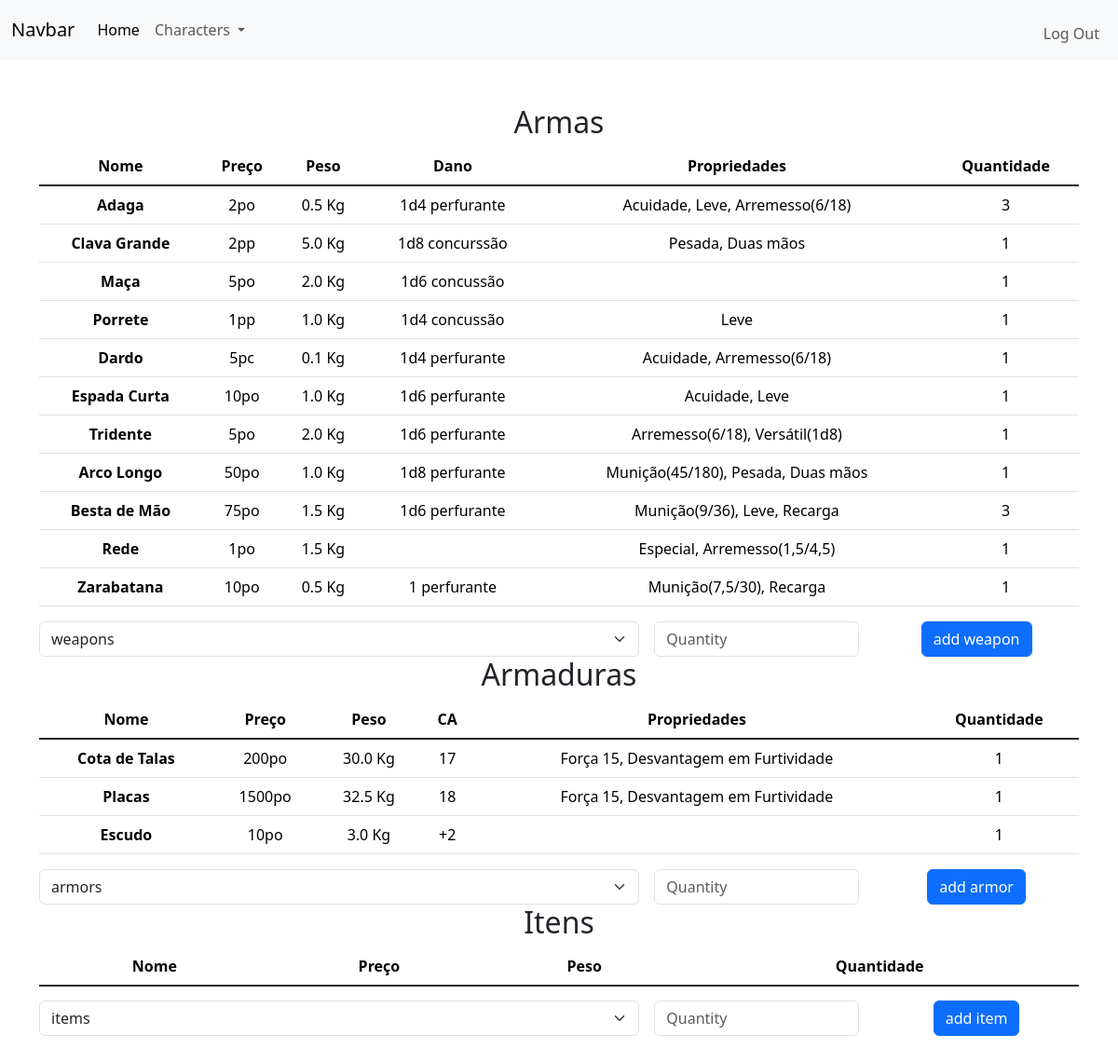
/inventory?char_id=1 (signed in), run on the app's committed database.
### tables this page shows
CREATE TABLE items
(
    id INTEGER PRIMARY KEY AUTOINCREMENT NOT NULL,
    type TEXT NOT NULL,
    category TEXT,
    name TEXT NOT NULL,
    price TEXT,
    weight REAL,
    damage TEXT,
    armor_class TEXT,
    description TEXT
);

### app.py (the view, shortened to what this page needs)
@app.route("/inventory", methods=["GET","POST"])
@login_required
def inventory():
    if "char_id" in request.args:
        char_id = request.args["char_id"]
    else:
        return redirect("/")
    if len(db.execute("SELECT * FROM characters WHERE user_id = ? AND id = ?", session["user_id"], char_id)) != 1:
        return redirect("/")
    charWeapons = []
    charArmors = []
    charItems = []
    inventory = db.execute("SELECT * FROM inventory WHERE char_id = ?", char_id)
    for row in inventory:
        item = db.execute("SELECT * FROM items WHERE id = ?", row["item_id"])[0]
        item.update({"quantity": row["quantity"]})
        if item["type"] == "weapon":
            charWeapons.append(item)
        elif item["type"] == "armor":
            charArmors.append(item)
        else:
            charItems.append(item)
    return render_template("inventory.html", charWeapons=charWeapons, charArmors=charArmors, charItems=charItems, items=db.execute("SELECT * FROM items"))

### app.py (called while the page is built)
@app.after_request
def after_request(response):
    response.headers["Cache-Control"] = "no-cache, no-store, must-revalidate"
    response.headers["Expires"] = 0
    response.headers["Pragma"] = "no-cache"
    return response

### functions.py (called while the page is built)
def login_required(f):
    @wraps(f)
    def decorated_function(*args, **kwargs):
        if session.get("user_id") is None:
            return redirect("/login")
        return f(*args, **kwargs)
    return decorated_function

### templates/inventory.html (shortened to what this page needs)
{% extends "layout.html" %}
{% block main %}
    <table class="table">
        <h2>Armas</h2>
        <thead>
            <tr>
                <th scope="col">Nome</th>
                <th scope="col">Preço</th>
                <th scope="col">Peso</th>
                <th scope="col">Dano</th>
                <th scope="col">Propriedades</th>
                <th scope="col">Quantidade</th>
            </tr>
        </thead>
        <tbody class="table-group-divider">
            {% for weapon in charWeapons %}
                <tr>
                    <th scope="row">{{weapon.name}}</th>
                    <td>{{weapon.price}}</td>
                    <td>{{weapon.weight}} Kg</td>
                    <td>{{weapon.damage}}</td>
                    <td>{{weapon.description}}</td>
                    <td>{{weapon.quantity}}</td>
                </tr>
            {% endfor %}
        </tbody>
    </table>
    <form action="#" method="POST">
        <div class="row g-3">
            <div class="col-sm-7">
                <select name="item_id" class="form-select" aria-label="Default select example">
                    <option selected value="0">weapons</option>
                </select>
            </div>
            <div class="col-sm">
                <input type="number" class="form-control" name="quantity" placeholder="Quantity" aria-label="State">
            </div>
            <div class="col-sm">
                <button type="submit" class="btn btn-primary">add weapon</button>
            </div>
        </div>
    </form>
    <table class="table">
        <h2>Armaduras</h2>
        <thead>
            <tr>
                <th scope="col">Nome</th>
                <th scope="col">Preço</th>
                <th scope="col">Peso</th>
                <th scope="col">CA</th>
                <th scope="col">Propriedades</th>
                <th scope="col">Quantidade</th>
            </tr>
        </thead>
        <tbody class="table-group-divider">
            {% for armor in charArmors %}
                <tr>
                    <th scope="row">{{armor.name}}</th>
                    <td>{{armor.price}}</td>
                    <td>{{armor.weight}} Kg</td>
                    <td>{{armor.armor_class}}</td>
                    <td>{{armor.description}}</td>
                    <td>{{armor.quantity}}</td>
                </tr>
            {% endfor %}
        </tbody>
    </table>
    <form action="#" method="POST">
        <div class="row g-3">
            <div class="col-sm-7">
                <select name="item_id" class="form-select" aria-label="Default select example">
                    <option selected value="0">armors</option>
                </select>
            </div>
            <div class="col-sm">
                <input type="number" class="form-control" name="quantity" placeholder="Quantity" aria-label="State">
            </div>
            <div class="col-sm">
                <button type="submit" class="btn btn-primary">add armor</button>
            </div>
        </div>
    </form>
    <table class="table">
        <h2>Itens</h2>
        <thead>
            <tr>
                <th scope="col">Nome</th>
                <th scope="col">Preço</th>
                <th scope="col">Peso</th>
                <th scope="col">Quantidade</th>
            </tr>
        </thead>
    </table>
    <form action="#" method="POST">
        <div class="row g-3">
            <div class="col-sm-7">
                <select name="item_id" class="form-select" aria-label="Default select example">
                    <option selected value="0">items</option>
                </select>
            </div>
            <div class="col-sm">
                <input type="number" class="form-control" name="quantity" placeholder="Quantity" aria-label="State">
            </div>
            <div class="col-sm">
                <button type="submit" class="btn btn-primary">add item</button>
            </div>
        </div>
    </form>
{% endblock %}

### data on the page
items: name "Adaga", price "2po", weight "0.5", damage "1d4 perfurante", description "Acuidade, Leve, Arremesso(6/18)", quantity "3"
items: name "Clava Grande", price "2pp", weight "5.0", damage "1d8 concurssão", description "Pesada, Duas mãos", quantity "1"
items: name "Maça", price "5po", weight "2.0", damage "1d6 concussão", quantity "1"
items: name "Porrete", price "1pp", weight "1.0", damage "1d4 concussão", description "Leve", quantity "1"
items: name "Dardo", price "5pc", weight "0.1", damage "1d4 perfurante", description "Acuidade, Arremesso(6/18)", quantity "1"
items: name "Espada Curta", price "10po", weight "1.0", damage "1d6 perfurante", description "Acuidade, Leve", quantity "1"
items: name "Tridente", price "5po", weight "2.0", damage "1d6 perfurante", description "Arremesso(6/18), Versátil(1d8)", quantity "1"
items: name "Arco Longo", price "50po", weight "1.0", damage "1d8 perfurante", description "Munição(45/180), Pesada, Duas mãos", quantity "1"
items: name "Besta de Mão", price "75po", weight "1.5", damage "1d6 perfurante", description "Munição(9/36), Leve, Recarga", quantity "3"
items: name "Rede", price "1po", weight "1.5", description "Especial, Arremesso(1,5/4,5)", quantity "1"
items: name "Zarabatana", price "10po", weight "0.5", damage "1 perfurante", description "Munição(7,5/30), Recarga", quantity "1"
items: name "Cota de Talas", price "200po", weight "30.0", armor_class "17", description "Força 15, Desvantagem em Furtividade", quantity "1"
items: name "Placas", price "1500po", weight "32.5", armor_class "18", description "Força 15, Desvantagem em Furtividade", quantity "1"
items: name "Escudo", price "10po", weight "3.0", armor_class "+2", quantity "1"
